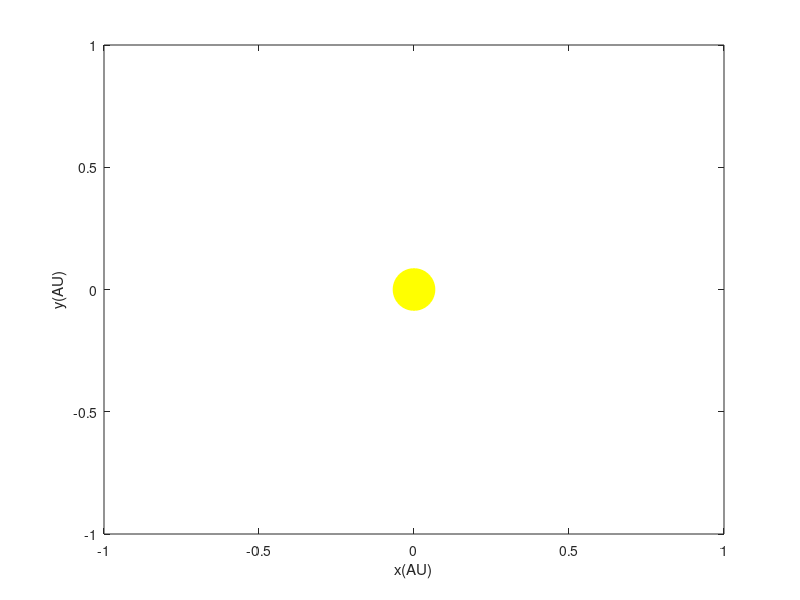

This figure's MATLAB source:
% Initial position and velocity of the SUN 
x = 1 ; 
y = 0 ; 
v_x = 0 ; 
v_y = 2*pi ; 

% Number of Iterations 
npoints = 500 ; 
dt = 0.002 ; 

% Plot the Sun at the origin 
plot(0,0,'oy','MarkerSize',30,'MarkerFaceColor','yellow') ; 
axis([-1 1 -1 1 ]) ; 
xlabel('x(AU)') ; 
ylabel('y(AU)') ; 
hold on ; 

for step = 1 : npoints - 1 
    radius = sqrt(x^2 + y^2) ; 
    % Compute the new velocities in the x and y directions 
    v_x_new = v_x - (4*pi^2*x*dt)/(radius^3) ; 
    v_y_new = v_y - (4*pi^2*y*dt)/(radius^3) ; 


    % Euler Cromer Time Step - update positions using newly computed velocities
    
    x_new = x + v_x_new * dt ; 
    y_new = y + v_y_new * dt ; 
    
    % Plot planet position 
    
    plot(x_new,y_new,'-k') ; 
    drawnow ; 
    
    % Update x and y velocities with new velocities 
    
    v_x = v_x_new ; 
    v_y = v_y_new ;
    
    x = x_new ; 
    y = y_new ; 
end 
